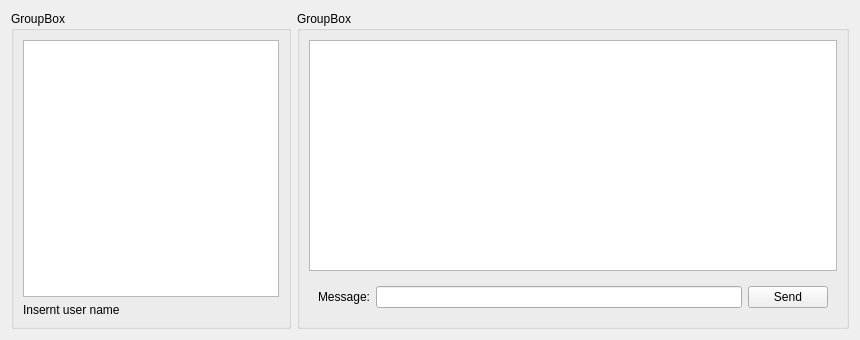
<?xml version="1.0" encoding="UTF-8"?>
<ui version="4.0">
 <class>ClientChatWidget</class>
 <widget class="QWidget" name="ClientChatWidget">
  <property name="geometry">
   <rect>
    <x>0</x>
    <y>0</y>
    <width>860</width>
    <height>340</height>
   </rect>
  </property>
  <property name="windowTitle">
   <string>Form</string>
  </property>
  <layout class="QFormLayout" name="formLayout">
   <item row="1" column="1">
    <widget class="QGroupBox" name="groupBox">
     <property name="title">
      <string>GroupBox</string>
     </property>
     <layout class="QVBoxLayout" name="verticalLayout">
      <item>
       <widget class="QListWidget" name="lstMessages"/>
      </item>
      <item>
       <widget class="QWidget" name="wdgSend" native="true">
        <layout class="QHBoxLayout" name="horizontalLayout">
         <item>
          <widget class="QLabel" name="label">
           <property name="text">
            <string>Message:</string>
           </property>
          </widget>
         </item>
         <item>
          <widget class="QLineEdit" name="InMessage"/>
         </item>
         <item>
          <widget class="QPushButton" name="btnSend">
           <property name="text">
            <string>Send</string>
           </property>
          </widget>
         </item>
        </layout>
       </widget>
      </item>
     </layout>
    </widget>
   </item>
   <item row="1" column="0">
    <widget class="QGroupBox" name="groupBox_2">
     <property name="title">
      <string>GroupBox</string>
     </property>
     <layout class="QVBoxLayout" name="verticalLayout_2">
      <item>
       <widget class="QTextEdit" name="textUser"/>
      </item>
      <item>
       <widget class="QLabel" name="label_2">
        <property name="text">
         <string>Insernt user name</string>
        </property>
       </widget>
      </item>
     </layout>
    </widget>
   </item>
  </layout>
 </widget>
 <resources/>
 <connections/>
</ui>
